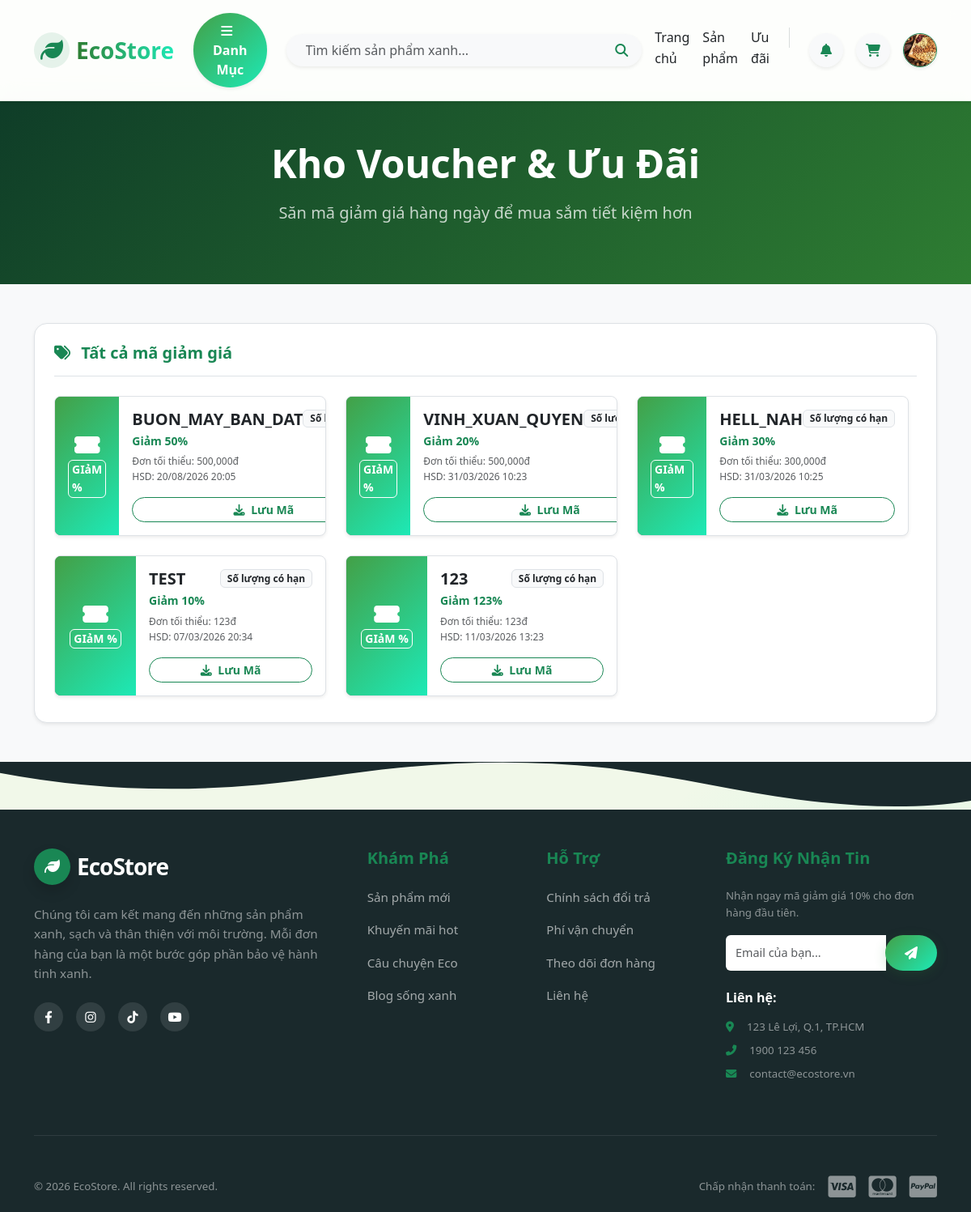
The page /public/offer (signed in) on the database its author committed.
### tables this page shows
CREATE TABLE `coupons` (
  `id` bigint UNSIGNED NOT NULL,
  `code` varchar(100) DEFAULT NULL,
  `type` varchar(50) DEFAULT NULL,
  `value` bigint DEFAULT NULL,
  `min_order_cents` bigint DEFAULT NULL,
  `usage_limit` int DEFAULT NULL,
  `used_count` int DEFAULT '0',
  `starts_at` datetime DEFAULT NULL,
  `ends_at` datetime DEFAULT NULL,
  `applies_to_category_ids` json DEFAULT NULL,
  `created_at` timestamp NULL DEFAULT CURRENT_TIMESTAMP
);

### app/Controllers/Client/OfferController.php (called while the page is built, shortened)
<?php
class OfferController extends Controller {
    public function index() {
        $couponModel = $this->model('Coupon');
        $activeCoupons = $couponModel->getActiveCoupons();
        $savedCouponIds = [];
        if (isset($_SESSION['user_logged_in'])) {
            $userCouponModel = $this->model('UserCoupon');
            $savedCouponIds = $userCouponModel->getSavedCouponIds($_SESSION['user_id']);
        }
        $vouchers = [];
        foreach ($activeCoupons as $c) {
            $isSaved = in_array($c['id'], $savedCouponIds);
            $desc = $c['type'] == 'percent' ? "Giảm {$c['value']}%" : "Giảm " . number_format($c['value']) . "đ";
            $vouchers[] = [
                'id' => $c['id'],
                'code' => $c['code'],
                'type' => $c['type'],
                'desc' => $desc,
                'min' => $c['min_order_cents'],
                'expiry' => date('d/m/Y H:i', strtotime($c['ends_at'])),
                'is_saved' => $isSaved
            ];
        }
        $this->view('client/offers/index', ['vouchers' => $vouchers]);
    }
}

### app/Core/App.php (called while the page is built, shortened)
<?php
class App {
    protected $controller = 'HomeController';
    protected $method = 'index';
    public function __construct() {
        $url = $this->parseUrl();
        if (isset($url[0]) && strtolower($url[0]) == 'admin') {
            array_shift($url);
            $folder = 'Admin';
            $this->controller = 'DashboardController';
            if (isset($url[0])) {
                $controllerName = $this->convertToPascalCase($url[0]) . 'Controller';
                if (file_exists('../app/Controllers/Admin/' . $controllerName . '.php')) {
                    $this->controller = $controllerName;
                    array_shift($url);
                }
            }
        } else {
            $folder = 'Client';
            if (isset($url[0])) {
                $controllerName = $this->convertToPascalCase($url[0]) . 'Controller';
                if (file_exists('../app/Controllers/Client/' . $controllerName . '.php')) {
                    $this->controller = $controllerName;
                    array_shift($url);
                }
            }
        }
        $file = '../app/Controllers/' . $folder . '/' . $this->controller . '.php';
        if (file_exists($file)) {
            $this->controller = new $class;
        } else {
            die("Lỗi 404: Controller '{$this->controller}' không tồn tại.");
        }
        $this->params = $url ? array_values($url) : [];
        call_user_func_array([$this->controller, $this->method], $this->params);
    }
    public function parseUrl() {
        if (isset($_GET['url'])) {
            return explode('/', filter_var(rtrim($_GET['url'], '/'), FILTER_SANITIZE_URL));
        }
        return [];
    }
    private function convertToPascalCase($string) {
        return str_replace(' ', '', ucwords(str_replace('-', ' ', $string)));
    }
}

### public/index.php (called while the page is built, shortened)
<?php
$app = new App();

### config/database.php (called while the page is built)
<?php
return [
    'host' => $_ENV['DB_HOST'] ?? 'localhost',
    'dbname' => $_ENV['DB_DATABASE'] ?? 'ecostore',
    'user' => $_ENV['DB_USERNAME'] ?? 'root',
    'pass' => $_ENV['DB_PASSWORD'] ?? '',
    'charset' => 'utf8mb4'
];

### app/Core/Database.php (called while the page is built, shortened)
<?php
class Database {
    private static $instance = null;
    private $connection;
    private function __construct() {
        $config = require __DIR__ . '/../../config/database.php';
        $dsn = "mysql:host={$config['host']};dbname={$config['dbname']};charset={$config['charset']}";
        try {
            $this->connection = new PDO($dsn, $config['user'], $config['pass']);
            $this->connection->setAttribute(PDO::ATTR_ERRMODE, PDO::ERRMODE_EXCEPTION);
            $this->connection->setAttribute(PDO::ATTR_DEFAULT_FETCH_MODE, PDO::FETCH_ASSOC);
        } catch (PDOException $e) {
            die("DB Connection Error: " . $e->getMessage());
        }
    }
    public static function getInstance() {
        if (!self::$instance) {
            self::$instance = new Database();
        }
        return self::$instance;
    }
    public function query($sql, $params = []) {
        try {
            $stmt = $this->connection->prepare($sql);
            $stmt->execute($params);
            return $stmt;
        } catch (PDOException $e) {
            die("Lỗi truy vấn SQL: " . $e->getMessage());
        }
    }
    public function fetchAll($sql, $params = []) {
        return $this->query($sql, $params)->fetchAll();
    }
}

### app/Core/Model.php (called while the page is built, shortened)
<?php
abstract class Model {
    public function __construct() {
        $this->db = Database::getInstance();
    }
}

### app/Models/Coupon.php (called while the page is built, shortened)
<?php
class Coupon extends Model {
    protected $table = 'coupons';
    public function getActiveCoupons() {
        $sql = "SELECT * FROM {$this->table} WHERE starts_at <= NOW() AND ends_at >= NOW()";
        return $this->db->fetchAll($sql);
    }
}

### app/Models/UserCoupon.php (called while the page is built, shortened)
<?php
class UserCoupon extends Model {
    protected $table = 'user_coupons';
    public function getSavedCouponIds($userId) {
        $sql = "SELECT coupon_id FROM {$this->table} WHERE user_id = ?";
        $result = $this->db->fetchAll($sql, [$userId]);
        return array_column($result, 'coupon_id');
    }
}

### app/Views/client/offers/index.php (the view, shortened to what this page needs)
<?php require_once '../app/Views/layouts/client/header.php'; ?>
<div class="bg-light min-vh-100 pb-5">
    <div class="bg-success py-5 mb-5 text-center text-white position-relative overflow-hidden"
         style="background-image: linear-gradient(135deg, #0f3d28 0%, #2e7d32 100%)">
        <div class="container position-relative z-1">
            <h1 class="fw-bold display-5 mb-3">Kho Voucher & Ưu Đãi</h1>
            <p class="lead opacity-75 mb-4">Săn mã giảm giá hàng ngày để mua sắm tiết kiệm hơn</p>
        </div>
    </div>
    <div class="container">
        <div class="bg-white p-4 rounded-4 shadow-sm border">
            <h5 class="fw-bold text-success mb-4 border-bottom pb-3">
                <i class="fas fa-tags me-2"></i> Tất cả mã giảm giá
            </h5>
            <div class="voucher-scroll-container">
                <div class="row g-4 mb-2">
                    <?php if (!empty($vouchers)): ?>
                        <?php foreach ($vouchers as $v): ?>
                        <div class="col-md-6 col-lg-4">
                            <div class="voucher-ticket d-flex h-100 border rounded-3 overflow-hidden bg-white shadow-sm position-relative">
                                <div class="voucher-left bg-success text-white p-3 d-flex flex-column align-items-center justify-content-center" style="width: 100px; background: linear-gradient(135deg, #43a047 0%, #1de9b6 100%);">
                                    <i class="fas fa-ticket-alt fs-3 mb-1"></i>
                                    <span class="small fw-bold border border-white px-1 rounded"><?= strtoupper($v['type'] == 'percent' ? 'Giảm %' : 'Giảm Tiền') ?></span>
                                </div>
                                <div class="p-3 flex-grow-1 d-flex flex-column">
                                    <div class="d-flex justify-content-between align-items-start mb-1">
                                        <h5 class="fw-bold text-dark mb-0"><?= $v['code'] ?></h5>
                                        <span class="badge bg-light text-dark border">Số lượng có hạn</span>
                                    </div>
                                    <p class="fw-bold text-success mb-1 small"><?= $v['desc'] ?></p>
                                    <p class="text-muted small mb-3 flex-grow-1" style="font-size: 0.75rem;">
                                        Đơn tối thiểu: <?= number_format($v['min']) ?>đ <br> HSD: <?= $v['expiry'] ?>
                                    </p>
                                    <?php if ($v['is_saved']): ?>
                                        <button class="btn btn-secondary btn-sm rounded-pill w-100 fw-bold" disabled>
                                            <i class="fas fa-check-circle me-1"></i> Đã Lưu
                                        </button>
                                    <?php else: ?>
                                        <button class="btn btn-outline-success btn-sm rounded-pill w-100 fw-bold btn-save-coupon" data-id="<?= $v['id'] ?>">
                                            <i class="fas fa-download me-1"></i> Lưu Mã
                                        </button>
                                    <?php endif; ?>
                                </div>
                            </div>
                        </div>
                        <?php endforeach; ?>
                    <?php endif; ?>
                </div>
            </div>
            </div>
    </div>
</div>
<?php require_once '../app/Views/layouts/client/footer.php'; ?>

### public/assets/css/global.css (style rules this page uses)
:root { --eco-primary: #2e7d32; --eco-light: #4caf50; --eco-dark: #1b5e20; --gradient-main: linear-gradient(135deg, #43a047 0%, #1de9b6 100%); --gradient-hover: linear-gradient(135deg, #2e7d32 0%, #00bfa5 100%); --gradient-text: linear-gradient(to right, #2e7d32, #1de9b6); --bg-body: #f1f8e9; --glass-bg: rgba(255, 255, 255, 0.7); --glass-border: rgba(255, 255, 255, 0.5); --glass-shadow: 0 8px 32px 0 rgba(31, 38, 135, 0.1); --font-main: 'Segoe UI', Tahoma, Geneva, Verdana, sans-serif; --radius-card: 16px; --radius-btn: 50px; }
body { font-family: var(--font-main); background-color: var(--bg-body); background-image: radial-gradient(circle at 10% 20%, rgba(46, 125, 50, 0.05) 0%, transparent 20%), radial-gradient(circle at 90% 80%, rgba(29, 233, 182, 0.1) 0%, transparent 20%); color: #333; line-height: 1.6; }

### public/assets/css/home.css (style rules this page uses)
:root { --eco-primary: #198754; --eco-dark: #0f5132; --eco-light: #e8f5e9; --eco-gradient: linear-gradient(135deg, #11998e 0%, #38ef7d 100%); }

### app/Views/client/offers/index.php (style rules this page uses)
.voucher-scroll-container { max-height: 520px; overflow-y: auto; overflow-x: hidden; padding-right: 10px; }

### rows shown on the page
coupons: type "GIảM %", code "BUON_MAY_BAN_DAT", desc "Giảm 50%", min_order_cents "500,000", expiry "20/08/2026 20:05"
coupons: type "GIảM %", code "VINH_XUAN_QUYEN", desc "Giảm 20%", min_order_cents "500,000", expiry "31/03/2026 10:23"
coupons: type "GIảM %", code "HELL_NAH", desc "Giảm 30%", min_order_cents "300,000", expiry "31/03/2026 10:25"
coupons: type "GIảM %", code "TEST", desc "Giảm 10%", min_order_cents "123", expiry "07/03/2026 20:34"
coupons: type "GIảM %", code "123", desc "Giảm 123%", min_order_cents "123", expiry "11/03/2026 13:23"
